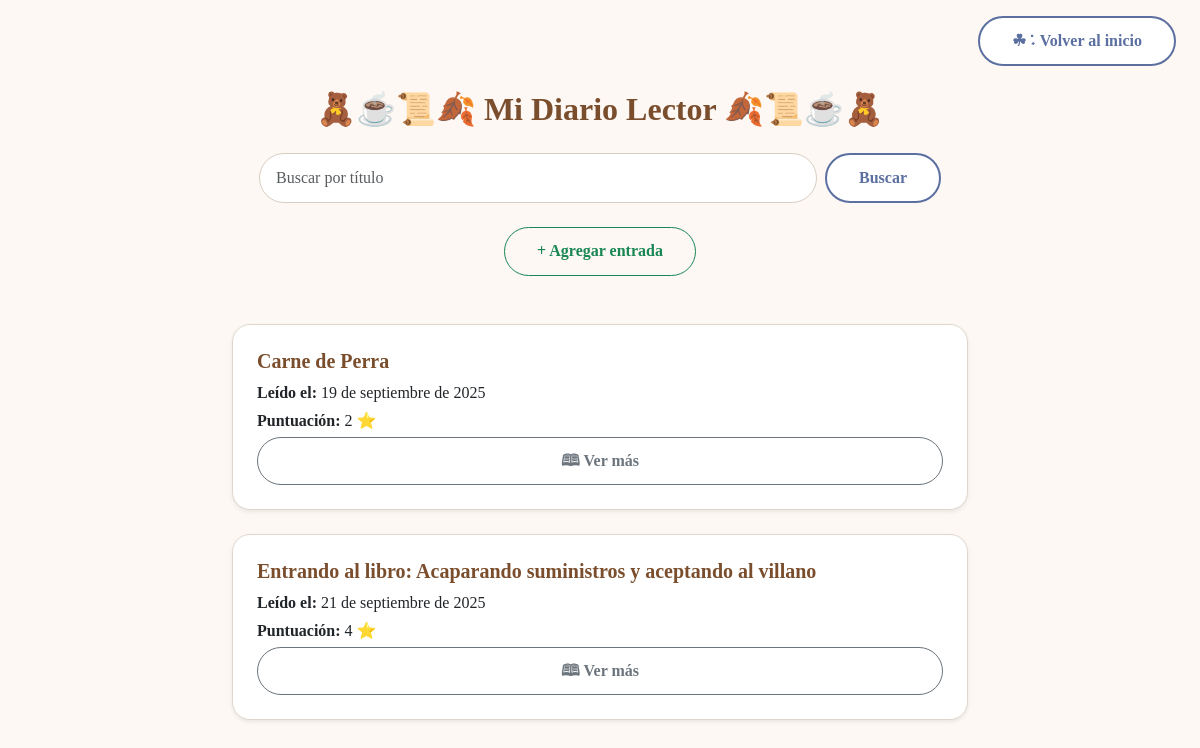
The app's page /diario/ (signed in), older data.
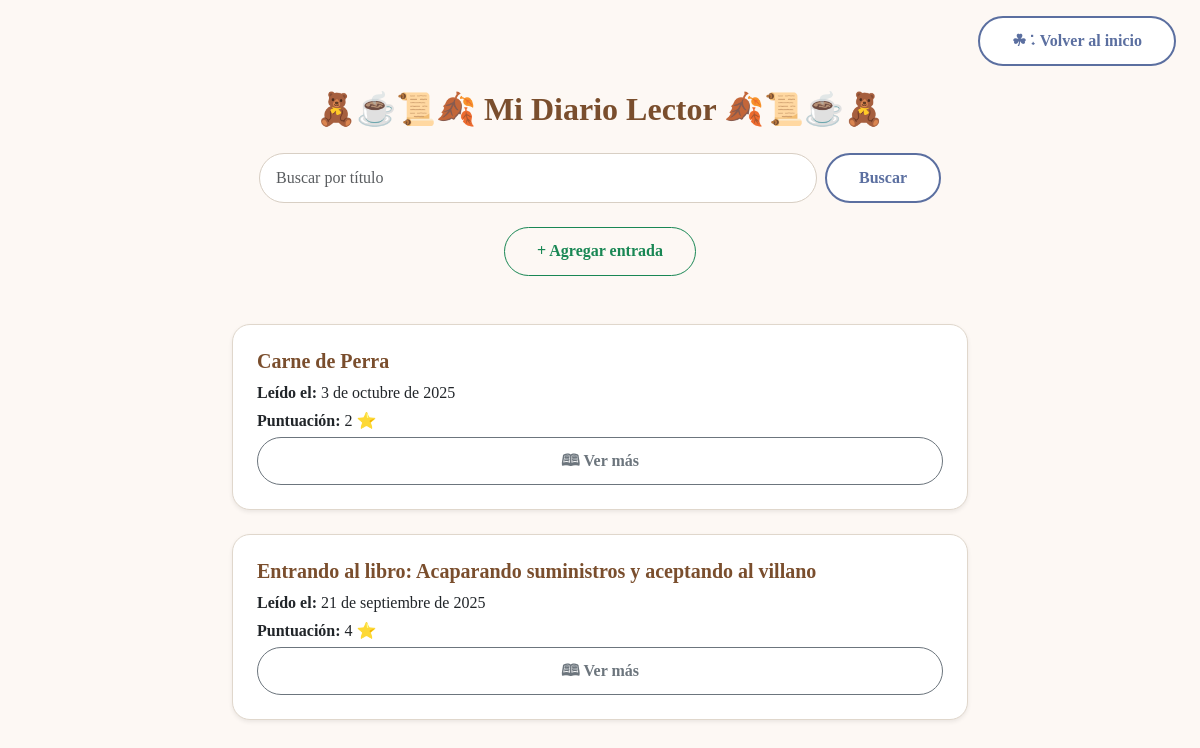
The same page, newer data.
### biblioteca/models.py (models this page shows, shortened)
class DiarioLector(models.Model):
    usuario = models.ForeignKey(User, on_delete=models.CASCADE) # Usuario dueño del diario
    libro_leido = models.ForeignKey(LibroLeido, on_delete=models.CASCADE) # Libro al que pertenece la entrada
    fecha = models.DateField(auto_now_add=True) # Fecha de la entrada (se asigna automáticamente al crear)
    puntuacion = models.IntegerField(default=0) #Puntuación del libro de 0 a 5
    frase_iconica = models.TextField(blank=True) # Frase memorable o cita del libro
    punto_clave = models.TextField(blank=True) # Momento o idea central del libro
    nota_personal = models.TextField(blank=True) # Reflexión o comentario personal sobre la lectura

class LibroLeido(models.Model):
    usuario = models.ForeignKey(User, on_delete=models.CASCADE) # Usuario que leyó el libro
    titulo = models.CharField(max_length=200, default="Sin título")  # Título personalizado (editable)
    autor = models.CharField(max_length=100, default="Desconocido")  # Autor del libro
    categoria = models.ManyToManyField(Categoria, blank=True)  # Categorías asociadas
    resumen = models.TextField() # Breve descripción del contenido o experiencia lectora
    estado = models.CharField(max_length=20, choices=ESTADO_LIBRO) # Estado de lectura
    fecha_inicio = models.DateField(null=True, blank=True) # Fecha en que se comenzó el libro
    fecha_fin = models.DateField(null=True, blank=True) # Fecha en que se terminó el libro
    pdf = models.FileField(upload_to='libros/', null=True, blank=True) # Archivo PDF del libro (opcional)
    link = models.URLField(blank=True, null=True) # Enlace al libro en línea (opcional)

### biblioteca/views.py (the view)
# urls.py: path('diario/', views.diario_lector, name='diario_lector'), # Diario lector (notas, frases y reflexiones personales)
@login_required
def diario_lector(request):
    query = request.GET.get('q')
    diarios = DiarioLector.objects.filter(usuario=request.user)
    if query:
        diarios = diarios.filter(
            Q(libro_leido__titulo__icontains=query) |
            Q(libro_leido__autor__icontains=query)
        )
    return render(request, 'biblioteca/diario_lector.html', {'diarios': diarios})

### templates/biblioteca/diario_lector.html (shortened to what this page needs)
{% load static %}
<!DOCTYPE html>
<html lang="es">
<head>
    <link rel="stylesheet" href="https://cdn.jsdelivr.net/npm/bootstrap@5.3.0/dist/css/bootstrap.min.css">
    <link rel="stylesheet" href="{% static 'css/diario.css' %}">
</head>
<body class="bg-cream">
<div class="d-flex justify-content-end me-4 mt-3">
    <a href="{% url 'inicio' %}" class="btn btn-outline-primary rounded-pill">☘︎ ݁˖ Volver al inicio</a>
</div>
<div class="container mt-4">
    <h2 class="text-center mb-4 title-cozy">🧸☕📜🍂 Mi Diario Lector 🍂📜☕🧸</h2>
    <form class="d-flex mb-4 justify-content-center" method="get">
        <input class="form-control me-2 w-50 input-cozy" type="search" name="q"
               placeholder="Buscar por título"
               value="{{ query|default:'' }}">
        <button class="btn btn-outline-primary rounded-pill" type="submit">Buscar</button>
    </form>
    <div class="text-center mb-5">
        <a href="{% url 'agregar_entrada' %}" class="btn btn-outline-success btn-custom">+ Agregar entrada</a>
    </div>
    <div class="row justify-content-center">
        {% for entrada in diarios %}
        <div class="col-md-8 mb-4">
            <div class="card p-4 shadow-sm libro-card">
                <h5 class="text-brown fw-bold">{{ entrada.libro_leido.titulo }}</h5>
                <p class="mb-1"><strong>Leído el:</strong> {{ entrada.libro_leido.fecha_fin }}</p>
                <p class="mb-1"><strong>Puntuación:</strong> {{ entrada.puntuacion }} ⭐</p>
            <button class="btn btn-outline-secondary btn-custom"
                data-bs-toggle="modal" data-bs-target="#modalEntrada{{ entrada.id }}">
                🕮 Ver más
            </button>
        </div>
    </div>
        {% empty %}
        <p class="text-center text-muted">No hay entradas aún.</p>
        {% endfor %}
    </div>
</div>
</body>
</html>

### static/css/diario.css (style rules this page uses)
body.bg-cream { background-color: #fdf8f4; font-family: 'Georgia', serif; }
.title-cozy { color: #7a4e2d; font-weight: 700; font-family: 'Georgia', serif; }
.form-control, .form-select { border-radius: 50px; border: 1px solid #d8cfc4; padding: 0.6rem 1rem; font-size: 1rem; background-color: #fff; }
.btn-custom, .btn-outline-rose, .btn-outline-brown, .btn-outline-primary { border-radius: 50px; padding: 0.7rem 2rem; font-weight: 600; transition: background-color 0.3s ease, transform 0.2s ease; }
.btn-outline-primary { color: #5b6fa0; border: 2px solid #5b6fa0; background-color: #fff; }
.card { background-color: #ffffff; border: 1px solid #e0d7cc; border-radius: 18px; box-shadow: 0 4px 12px rgba(0, 0, 0, 0.08); transition: transform 0.2s ease, box-shadow 0.2s ease; }
.card h5 { color: #7a4e2d; font-weight: 600; }

Row changes from the older to the newer data that the page shows:
changed through a linked row, DiarioLector "Carne de Perra": libro_leido.fecha_fin "19 de septiembre de 2025" → "3 de octubre de 2025"
